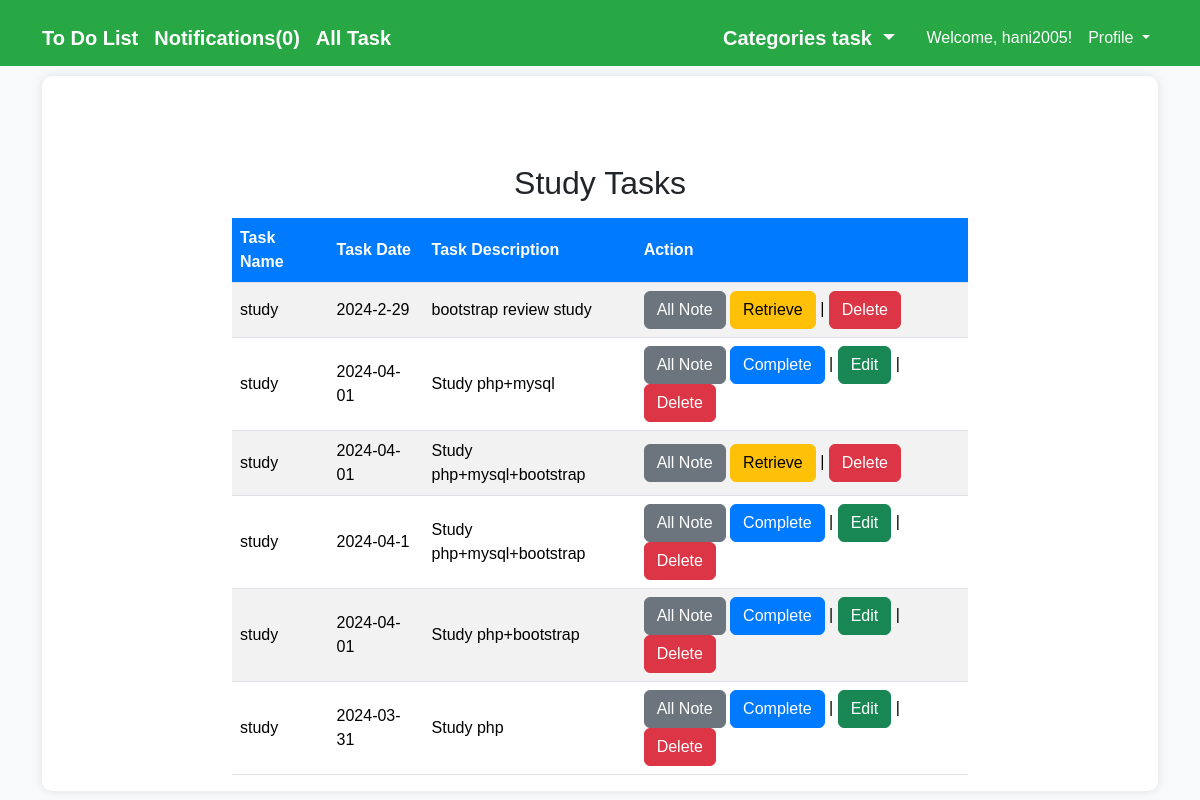
/Study.php (signed in), run on the app's committed database.
### tables this page shows
CREATE TABLE IF NOT EXISTS `task` (
  `task_id` int NOT NULL AUTO_INCREMENT,
  `task_name` varchar(200) NOT NULL,
  `createdon` longtext NOT NULL,
  `description` varchar(255) NOT NULL,
  `priority` int NOT NULL,
  `status` varchar(255) NOT NULL,
  `user_id` int DEFAULT NULL,
  PRIMARY KEY (`task_id`),
  KEY `fk_user_id` (`user_id`)
);

### Study.php (the view, shortened to what this page needs)
<?php
include('inc/connections.php');
$numNotifications = 0;
if(isset($_SESSION['id']) && isset($_SESSION['username'])) {
  $id = $_SESSION['id'];
  $username = $_SESSION['username'];
  $stmt = mysqli_prepare($conn, "SELECT * FROM users WHERE username = ?");
  mysqli_stmt_bind_param($stmt, "s", $username);
  mysqli_stmt_execute($stmt);
  $result = mysqli_stmt_get_result($stmt);
  if($data = mysqli_fetch_array($result)) {
    $currentDate = date('Y-m-d');
    $sql = "SELECT * FROM task WHERE createdon = ? AND user_id = ?";
    $stmt = mysqli_prepare($conn, $sql);
    if ($stmt) {
        mysqli_stmt_bind_param($stmt, "si", $currentDate, $id);
        mysqli_stmt_execute($stmt);
        $result = mysqli_stmt_get_result($stmt);
        $numNotifications = mysqli_num_rows($result);
    } else {
        $notifications = "Error in preparing SQL statement: " . mysqli_error($conn);
    }
  }
}
?>
<?php
include('inc/connections.php');
if(isset($_SESSION['id']) && isset($_SESSION['username'])) {
    $id = $_SESSION['id'];
    $username = $_SESSION['username'];
    $stmt = mysqli_prepare($conn, "SELECT * FROM task WHERE user_id = ? AND task_name = 'study'");
    mysqli_stmt_bind_param($stmt, "i", $id);
    mysqli_stmt_execute($stmt);
    $result = mysqli_stmt_get_result($stmt);
    if(mysqli_num_rows($result) > 0) {
?>
<!DOCTYPE html>
<html lang="en">
<head>
  <link href="https://cdn.jsdelivr.net/npm/bootstrap@5.3.3/dist/css/bootstrap.min.css" rel="stylesheet">
</head>
<body>
<nav class="navbar navbar-expand-lg navbar-dark bg-success">
  <div class="container">
    <a class="navbar-brand" href="index.php">To Do List</a>
    <a class="navbar-brand" href="notifications.php">Notifications(<?php echo $numNotifications; ?>)</a>
    <a class="navbar-brand" href="all_task.php">All Task</a>
    <div class="collapse navbar-collapse justify-content-end" id="navbarNav">
      <ul class="navbar-nav">
      <li class="nav-item dropdown">
        <a class="nav-link dropdown-toggle text-light navbar-brand" href="#" id="navbarDropdown" role="button" data-bs-toggle="dropdown" aria-expanded="false" style="font-size: 20px;">
        Categories task
        </a>
      </li>
        <li class="nav-item">
          <a class="nav-link active" href="#">Welcome, <?php echo $username; ?>!</a>
        </li>
        <li class="nav-item dropdown">
          <a class="nav-link dropdown-toggle text-light" href="#" id="navbarDropdown" role="button" data-bs-toggle="dropdown" aria-expanded="false">
            Profile
          </a>
        </li>
      </ul>
    </div>
  </div>
</nav>
<div class="container">
  <div class="profile">
    <h2 class="text-center mt-5">Study Tasks</h2>
    <div class="row mt-3">
      <div class="col-md-8 offset-md-2">
        <div class="table-responsive">
          <table class="table table-striped">
            <thead>
              <tr>
                <th scope="col">Task Name</th>
                <th scope="col">Task Date</th>
                <th scope="col">Task Description</th>
                <th scope="col">Action</th>
              </tr>
            </thead>
            <tbody>
              <?php
              while($row = mysqli_fetch_assoc($result)) {
                  echo '<tr>';
                  echo '<td>' . $row['task_name'] . '</td>';
                  echo '<td>' . $row['createdon'] . '</td>';
                  echo '<td>' . $row['description'] . '</td>';
                  if($row['priority'] == 0) {
                    echo "<td>
                    <button type=\"button\" class=\"btn btn-secondary\" onclick=\"location.href='Add_Note.php?task_id=" . $row['task_id'] . "'\">All Note</button>
                    <button type=\"button\" class=\"btn btn-primary\" onclick=\"location.href='mark_completed.php?task_id=" . $row['task_id'] . "'\">Complete</button> |
                    <button type=\"button\" class=\"btn btn-success\" onclick=\"location.href='edit_task.php?task_id=" . $row['task_id'] . "'\">Edit</button> |
                    <button type=\"button\" class=\"btn btn-danger\" onclick=\"location.href='delete_task.php?task_id=" . $row['task_id'] . "'\">Delete</button>
                     </td>";
                } else {
                    echo "<td>
                    <button type=\"button\" class=\"btn btn-secondary\" onclick=\"location.href='Add_Note.php?task_id=" . $row['task_id'] . "'\">All Note</button>
                          <button type=\"button\" class=\"btn btn-warning\" onclick=\"location.href='mark_incomplete.php?task_id=" . $row['task_id'] . "'\">Retrieve</button>              |
                          <button type=\"button\" class=\"btn btn-danger\" onclick=\"location.href='delete_task.php?task_id=" . $row['task_id'] . "'\">Delete</button>
                          </td>";
                }
                  echo '</tr>';
              }
              ?>
            </tbody>
          </table>
        </div>
      </div>
    </div>
  </div>
</div>
</body>
</html>
<?php
    }
} else {
    header('Location:login.php');
    exit();
}
?>

### Study.php (style rules this page uses)
.container { padding-top: 10px; }
body { background-color: #f8f9fa; font-family: Arial, sans-serif; }
.navbar { background-color: #28a745 !important; }
.navbar-brand { font-weight: bold; }
.profile { background-color: #ffffff; padding-top: 40px; border-radius: 10px; box-shadow: 0 0 10px rgba(0, 0, 0, 0.1); }
.btn-primary { background-color: #007bff; border-color: #007bff; }
.table th, .table td { vertical-align: middle; }
.table th { background-color: #007bff; color: #fff; }
.table-striped tbody tr:nth-of-type(odd) { background-color: rgba(0, 123, 255, 0.1); }

### data on the page
task: task_name "study", createdon "2024-2-29", description "bootstrap review study"
task: task_name "study", createdon "2024-04-01", description "Study php+mysql"
task: task_name "study", createdon "2024-04-01", description "Study php+mysql+bootstrap"
task: task_name "study", createdon "2024-04-1", description "Study php+mysql+bootstrap"
task: task_name "study", createdon "2024-04-01", description "Study php+bootstrap"
task: task_name "study", createdon "2024-03-31", description "Study php"

### other printed values
$numNotifications "0"
$username "hani2005"
